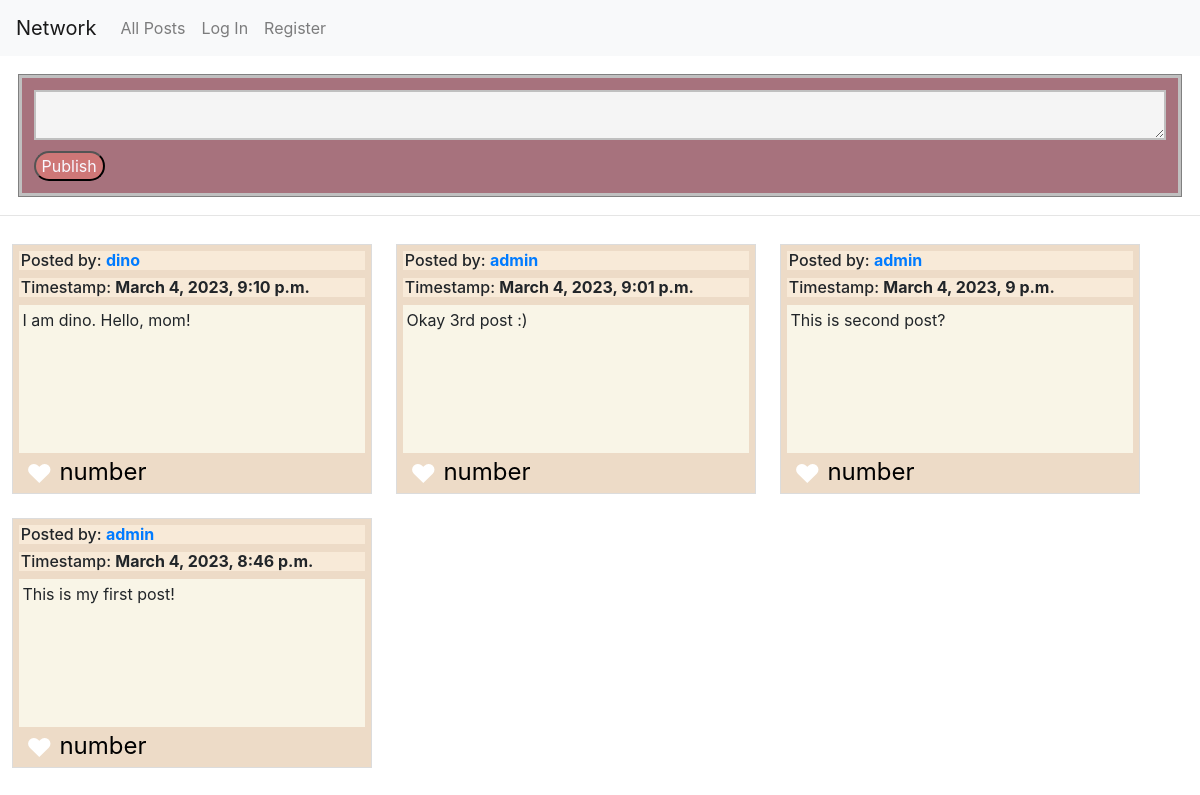
The page / on the database its author committed.
### network/models.py (models this page shows, shortened)
class Post(models.Model):
    user = models.ForeignKey(User, on_delete=models.CASCADE, related_name="post_owner") #, null=True, blank=True)
    post = models.CharField(max_length=5000)
    timestamp = models.DateTimeField(auto_now_add=True)

class User(AbstractUser):
    pass

### network/views.py (the view)
# urls.py: path("", views.index, name="index"),
def index(request):
    return render(request, "network/index.html", {
        "posts" : Post.objects.order_by('-timestamp')
    })

### network/templates/network/index.html (shortened to what this page needs)
{% extends "network/layout.html" %} {% block body %}
<div class="post">
  <form method="post" action="{% url 'post' %}" class="post-form">
    <textarea
      maxlength="5000"
      class="input-textarea"
      name="input-textarea-name"
    >
    </textarea>
    <br />
    <button class="btn-publish" type="submit">Publish</button>
  </form>
</div>
<hr />
<div class="post-content">
  {% for post in posts %}
  <div class="individual-post">
    <h6 class="user-and-time">
      Posted by:
      <strong
        ><a
          href="{% url 'individual' id=post.user.id %}"
          id="user-{{ post.user.id }}"
          >{{ post.user }}</a
        ></strong
      >
    </h6>
    <h6 class="user-and-time">
      Timestamp: <strong>{{ post.timestamp }}</strong>
    </h6>
    <div class="individual-post-content">
      <p>{{ post.post }}</p>
    </div>
    <p class="likes">&#9829;</p>
    <p class="like-number">number</p>
  </div>
  {% endfor %}
</div>
{% endblock %}

### network/static/network/styles.css (style rules this page uses)
.post { display: flex; border: solid 1px grey; margin: 1.5%; }
.post-form { display: flex; flex-wrap: wrap; width: 100%; background-color: #a7727d; border: silver solid 3px; }
.input-textarea { background-color: whitesmoke; border: solid 2px silver; margin: 1%; height: 50px; width: 100%; }
.btn-publish { margin: 1%; margin-top: 0%; border-radius: 25px; background-color: #ce7777; color: ghostwhite; }
.post-content { display: flex; flex-wrap: wrap; justify-content: space-around flex-start; }
.individual-post { display: flex; flex-direction: row; flex-wrap: wrap; align-content: flex-start; padding: 0.5%; border: solid 1px gainsboro; margin: 1%; height: 250px; width: 30%; background-color: #eddbc7; }
.user-and-time { width: 100%; background-color: #f8ead8; padding-left: 0.5%; }
.individual-post-content { width: 100%; flex-grow: 15; padding: 1%; background-color: #f9f5e7; height: 62.5%; }
.likes { color: white; font-size: 26px; height: 12%; margin-bottom: 1%; margin-top: 0.5%; padding-left: 2%; }
.like-number { color: black; font-size: 24px; height: 12%; margin-bottom: 1%; margin-top: 0.5%; padding-left: 2%; width: 50%; }

### rows shown on the page
Post: user "dino", timestamp "March 4, 2023, 9:10 p.m.", post "I am dino. Hello, mom!"
Post: user "admin", timestamp "March 4, 2023, 9:01 p.m.", post "Okay 3rd post :)"
Post: user "admin", timestamp "March 4, 2023, 9 p.m.", post "This is second post?"
Post: user "admin", timestamp "March 4, 2023, 8:46 p.m.", post "This is my first post!"
